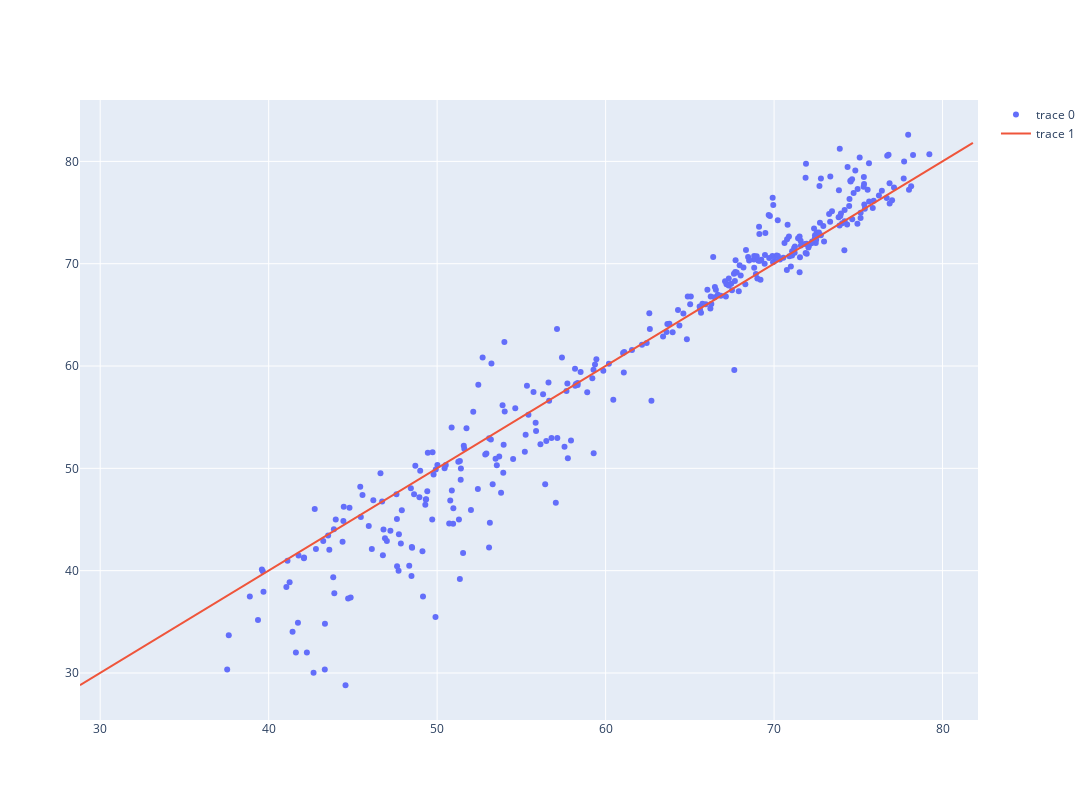

Write notebook code for a chart like this one.
### Code cell
# plotly를 이용한 시각화
fig = go.Figure()
fig.add_trace(go.Scatter(x=y_pred, y=y_test, mode='markers'))
fig.add_trace(go.Scatter(x=np.arange(min(y_test),max(y_test)), y=np.arange(min(y_test),max(y_test))))
fig.update_layout(width=1200, height=800)
fig.show()

### Figure 1 — Plotly figure (JSON) as saved in the notebook; plotly's stock layout.template omitted (floating-point values rounded to 4 significant figures; data arrays with more than 128 entries replaced by an {"elided": "..."} marker saying what was removed)
{"data": [{"mode": "markers", "type": "scatter", "x": {"elided": "341 float values"}, "y": {"elided": "341 float values"}}, {"type": "scatter", "x": [28.8, 29.8, 30.8, 31.8, 32.8, 33.8, 34.8, 35.8, 36.8, 37.8, 38.8, 39.8, 40.8, 41.8, 42.8, 43.8, 44.8, 45.8, 46.8, 47.8, 48.8, 49.8, 50.8, 51.8, 52.8, 53.8, 54.8, 55.8, 56.8, 57.8, 58.8, 59.8, 60.8, 61.8, 62.8, 63.8, 64.8, 65.8, 66.8, 67.8, 68.8, 69.8, 70.8, 71.8, 72.8, 73.8, 74.8, 75.8, 76.8, 77.8, 78.8, 79.8, 80.8, 81.8], "y": [28.8, 29.8, 30.8, 31.8, 32.8, 33.8, 34.8, 35.8, 36.8, 37.8, 38.8, 39.8, 40.8, 41.8, 42.8, 43.8, 44.8, 45.8, 46.8, 47.8, 48.8, 49.8, 50.8, 51.8, 52.8, 53.8, 54.8, 55.8, 56.8, 57.8, 58.8, 59.8, 60.8, 61.8, 62.8, 63.8, 64.8, 65.8, 66.8, 67.8, 68.8, 69.8, 70.8, 71.8, 72.8, 73.8, 74.8, 75.8, 76.8, 77.8, 78.8, 79.8, 80.8, 81.8]}], "layout": {"height": 800, "width": 1200}}
